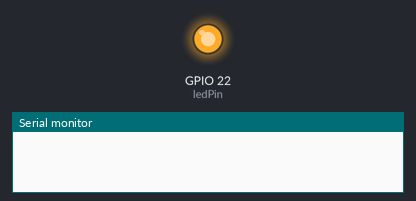
A sketch run on a simulated ESP32. On the bench: output pins drawn as LEDs (lit = HIGH), the last lines printed to the serial monitor. WiFi joins after 1.5 s; servers stay silent unless stated; web services answer with replies made up by the test bench. At 2.8 s the program puts the board to deep sleep or switches it off; the recording ends there.

Above: at 0.1 s.
At 1.1 s:
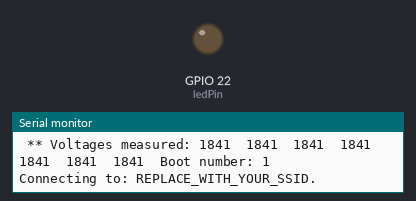
Timing chart, 0 to 2.8 s (numbered marks = the images above):
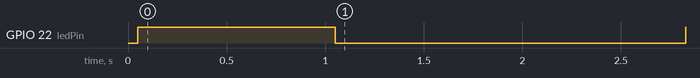

The sketch:

SolarMeter_aisvn.ino
```cpp
// Solar- and windmeter at AISVN

#include <WiFi.h>
#include <Wire.h>

RTC_DATA_ATTR int bootCount = 0;

// Replace with your SSID and Password
const char* ssid     = "REPLACE_WITH_YOUR_SSID";
const char* password = "REPLACE_WITH_YOUR_PASSWORD";

// Replace with your unique IFTTT URL resource
const char* resource = "/trigger/value/with/key/placeyourownkeyherebitte";

// Maker Webhooks IFTTT
const char* server = "maker.ifttt.com";

// Time to sleep
uint64_t uS_TO_S_FACTOR = 1000000;  // Conversion factor for micro seconds to seconds
// sleep for 2 minutes = 120 seconds
uint64_t TIME_TO_SLEEP = 120;

int voltage[7] = {0, 0, 0, 0, 0, 0, 0};       // all voltages in millivolt
int pins[7] = {34, 35, 32, 33, 26, 22, 19};   // solar, battery, load_1, load_2, LiPo, wind, dump
int ledPin = 22;

void setup() {
  pinMode(ledPin, OUTPUT);
  digitalWrite(ledPin, LOW);
  Serial.begin(115200);
  delay(50);
  digitalWrite(ledPin, HIGH);
  bootCount++;
  delay(1000);
  measureVoltages();

  digitalWrite(ledPin, LOW);
  initWifi();
  makeIFTTTRequest();
  digitalWrite(ledPin, HIGH);

  // enable timer deep sleep
  esp_sleep_enable_timer_wakeup(TIME_TO_SLEEP * uS_TO_S_FACTOR);
  Serial.println("Going to sleep now");
  // start deep sleep for 120 seconds (2 minutes)
  esp_deep_sleep_start();
}

void loop() {
  // sleeping so wont get here
}

// Establish a Wi-Fi connection with your router
void initWifi() {
  Serial.print("Connecting to: ");
  Serial.print(ssid);
  WiFi.begin(ssid, password);

  int timeout = 10 * 4; // 10 seconds
  while(WiFi.status() != WL_CONNECTED  && (timeout-- > 0)) {
    delay(250);
    Serial.print(".");
  }
  Serial.println("");

  if(WiFi.status() != WL_CONNECTED) {
     Serial.println("Failed to connect, going back to sleep");
  }

  Serial.print("WiFi connected in: ");
  Serial.print(millis());
  Serial.print(", IP address: ");
  Serial.println(WiFi.localIP());
}

// Make an HTTP request to the IFTTT web service
void makeIFTTTRequest() {
  Serial.print("Connecting to ");
  Serial.print(server);

  WiFiClient client;
  int retries = 5;
  while(!!!client.connect(server, 80) && (retries-- > 0)) {
    Serial.print(".");
  }
  Serial.println();
  if(!!!client.connected()) {
    Serial.println("Failed to connect...");
  }

  Serial.print("Request resource: ");
  Serial.println(resource);

  String jsonObject = String("{\"value1\":\"") + voltage[0] + "|||" + voltage[1] + "|||" + voltage[2]
                          + "\",\"value2\":\"" + voltage[3] + "|||" + voltage[4] + "|||" + voltage[5]
                          + "\",\"value3\":\"" + voltage[6] + "|||" + bootCount + "\"}";

  client.println(String("POST ") + resource + " HTTP/1.1");
  client.println(String("Host: ") + server);
  client.println("Connection: close\r\nContent-Type: application/json");
  client.print("Content-Length: ");
  client.println(jsonObject.length());
  client.println();
  client.println(jsonObject);

  int timeout = 5 * 10; // 5 seconds
  while(!!!client.available() && (timeout-- > 0)){
    delay(100);
  }
  if(!!!client.available()) {
    Serial.println("No response...");
  }
  while(client.available()){
    Serial.write(client.read());
  }

  Serial.println("\nclosing connection");
  client.stop();
}

void measureVoltages() {
  Serial.print(" ** Voltages measured: ");
  for(int i = 0; i < 7; i++) {
    voltage[i] = analogRead( pins[i] );
    voltage[i] = int( voltage[i] * 0.826 + 150 );
    if( voltage[i] == 150 ) voltage[i] = 0;
    Serial.print(voltage[i]);
    Serial.print("  ");
  }
  Serial.print("Boot number: ");
  Serial.println(bootCount);
}
```

Measured:
- by itself, GPIO 22 (ledPin): LOW → HIGH at 0.05 s, → LOW 1.0 s later, → HIGH 1.8 s later
